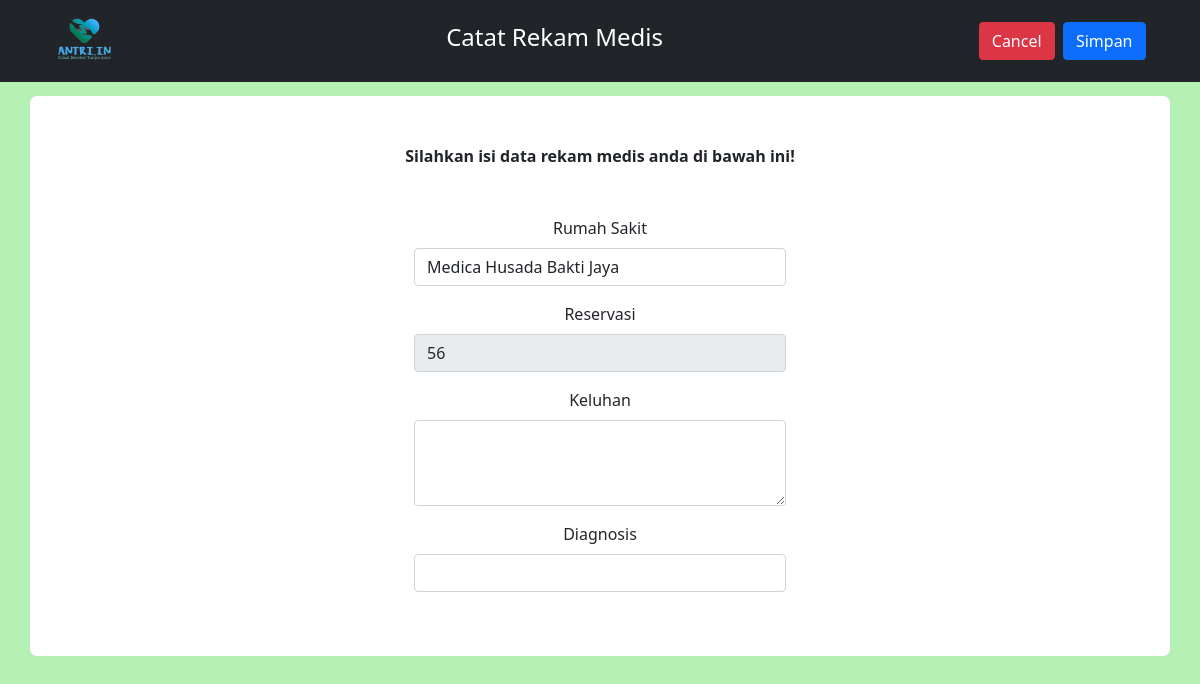
Page /views/pengguna/mengisiRekamMedis.php (signed in) on the earlier database version.
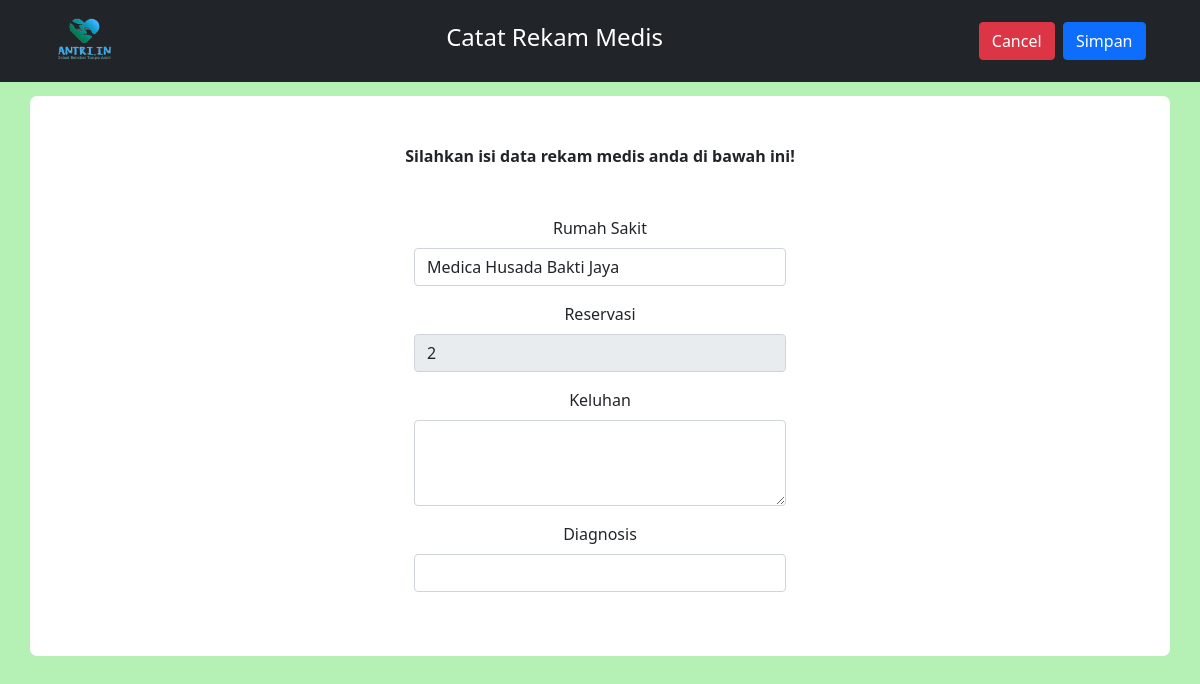
Same page on the later database version.
### tables this page shows
CREATE TABLE `reservasi` (
  `id_reservasi` bigint(20) NOT NULL,
  `nomor_antrian` varchar(10) NOT NULL,
  `status_reserv` varchar(15) NOT NULL,
  `id_user` bigint(20) NOT NULL,
  `id_dokter` bigint(20) NOT NULL,
  `id_rs` bigint(20) NOT NULL
);

### controllers/select_data.php (called while the page is built, shortened)
<?php
require_once 'db_connnect.php';
function view_data($query){
    global $conn;
    $statementt = mysqli_prepare($conn, $query);
    mysqli_stmt_execute($statementt);
    $rows = [];
    $res = mysqli_stmt_get_result($statementt);
    while ($row = mysqli_fetch_assoc($res)) {
        $rows[] = $row;
    }
    return $rows;
}
function data_view($query, $id_data){
    global $conn;
    $statementt = mysqli_prepare($conn, $query);
    mysqli_stmt_bind_param($statementt, 'i', $id_data);
    mysqli_stmt_execute($statementt);
    $reslt = mysqli_stmt_get_result($statementt);
    $getData = mysqli_fetch_assoc($reslt);
    return $getData;
}
function data_views($query, $id_data, $type_bnd='i'){
    global $conn;
    $statementt = mysqli_prepare($conn, $query);
    mysqli_stmt_bind_param($statementt, $type_bnd, $id_data);
    mysqli_stmt_execute($statementt);
    $reslt = mysqli_stmt_get_result($statementt);
    while($row = mysqli_fetch_assoc($reslt))
    {
        $rows[] = $row;
    }
    return $rows;
}

### views/pengguna/mengisiRekamMedis.php (the view, shortened to what this page needs)
<?php
require_once '../../controllers/select_data.php';
if (isset($_SESSION['log_uname'])) {
    $id_num = $_SESSION['log_uname'];
    $result = data_view("SELECT * FROM akun WHERE username = ?", $id_num);
    $id_akn = $result["id_akun"];
    $usr_res = data_view("SELECT * FROM pengguna WHERE id_akun = ?", $id_akn);
    $id_usr = $usr_res['id_user'];
    $rsvp = data_views("SELECT * FROM reservasi WHERE id_user = ?", $id_usr);
    $rmh_skt = view_data("SELECT * FROM rumah_sakit");
}
?>
<!doctype html>
<html lang="en">
<head>
    <link href="https://cdn.jsdelivr.net/npm/bootstrap@5.0.0-beta3/dist/css/bootstrap.min.css" rel="stylesheet">
</head>
<body style="background-color: rgb(181, 240, 181);">
    <div class="d-flex justify-content-between">
        <nav class="navbar navbar-expand-lg navbar-dark bg-dark fixed-top">
            <div class="container">
                <a class="navbar-brand" href="">
                    <img src="../../storages/gambar/logo.png" width="60" alt="ANTRI.IN">
                </a>
                <div class="collapse navbar-collapse nav justify-content-center" id="navbarSupportedContent">
                    <ul class="navbar-nav mr-auto">
                        <li class="nav-item active">
                            <a class="nav-link active" aria-current="page" href="">
                                <h4>Catat Rekam Medis</h4>
                            </a>
                        </li>
                    </ul>
                </div>
                <a href="melihatRekamMedis.php" type="button" class="btn btn-danger">Cancel</a>
                <form action="../../controllers/add_data.php" method="POST">
                    <input type="submit" class="btn btn-primary" value="Simpan" name="add_rekam"></input>
        </nav>
    </div>
    <br><br><br><br>
    <div class="container text-center" style="background-color: white; border-radius: 7px;">
        <br><br><b>Silahkan isi data rekam medis anda di bawah ini!</b>
        <br><br><br>
        <div class="container">
            <div class="row">
                <div class="col">
                </div>
                <div class="col">
                    <div class="row mb-3">
                        <label for="cats" class="form-label">Rumah Sakit</label>
                        <select name="rs_id_rkm" id="cats" class="form-control">
                            <?php
                            foreach ($rmh_skt as $rs) {
                            ?>
                                <option value="<?= $rs['id_rs'] ?>"><?= $rs['nama_rs'] ?></option>
                            <?php
                            }
                            ?>
                        </select>
                    </div>
                    <div class="row mb-3">
                        <label for="rsvv" class="form-label">Reservasi</label>
                        <input type="text" class="form-control" id="rsvv" value=<?= end($rsvp)['nomor_antrian'] ?> disabled>
                    </div>
                    <div class="row mb-3">
                        <label for="exampleFormControlTextarea1" class="form-label">Keluhan</label>
                        <textarea class="form-control" id="exampleFormControlTextarea1" rows="3" name="keluh_patient"></textarea>
                    </div>
                    <div class="row mb-3">
                        <label for="dgnss" class="form-label">Diagnosis</label>
                        <input type="text" class="form-control" id="dgnss" name="diagnose_dr">
                    </div>
                    <br><br>
                </div>
                <div class="col">
                </div>
            </div>
        </div>
    </div>
</body>
</html>

Differences in the rows shown:
no longer on this page (row edited): reservasi: nomor_antrian "56"
added reservasi: nomor_antrian "2"
